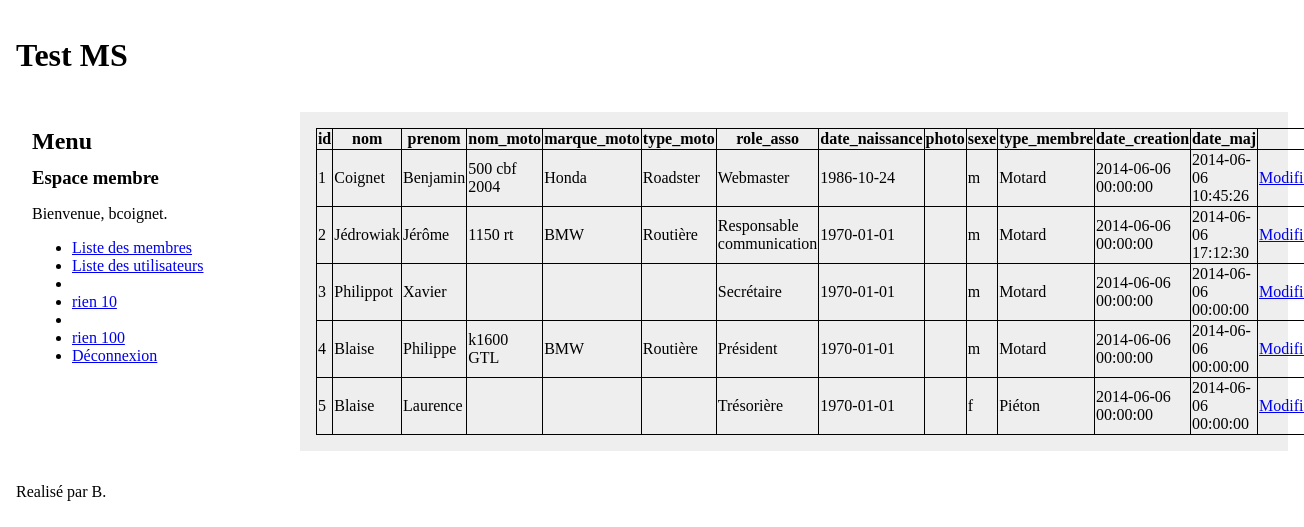
The page /index.php?module=membres&action=listing (signed in) on the database its author committed.
### tables this page shows
CREATE TABLE membres (
	id					int(10) unsigned 	NOT NULL 	AUTO_INCREMENT,
	nom					VARCHAR(32)			NOT NULL,
	prenom				VARCHAR(32)			NOT NULL,
	nom_moto			VARCHAR(50)			NOT NULL,
	marque_moto			VARCHAR(50)			NOT NULL,
	type_moto			VARCHAR(50)			NOT NULL,
	role_asso			VARCHAR(128) 		NOT NULL,
	date_naissance		date 				NOT NULL,
	photo				VARCHAR(128)		NOT NULL,
	sexe				char(1)				NOT NULL,
	type_membre			VARCHAR(50)			NOT NULL,
	
	date_creation		TIMESTAMP			NOT NULL DEFAULT CURRENT_TIMESTAMP,
	date_maj			TIMESTAMP 			NOT NULL DEFAULT '0000-00-00 00:00:00',
	
	PRIMARY KEY (id)	

);

### global/init.php (called while the page is built, shortened)
<?php
require_once CHEMIN_MODELE.'utilisateurs.php';
function utilisateur_est_connecte() {
	return !empty($_SESSION['id']);
}

### modeles/utilisateurs.php (called while the page is built, shortened)
<?php
class utilisateur {
	private $nomUtilisateur;
	private $grade;
	public function getGrade() {
		return $this->grade;
	}
	public function getNomUtilisateur() {
		return $this->nomUtilisateur;
	}
}

### modeles/membres.php (called while the page is built, shortened)
<?php
class membre {
	private $id;
	public function __construct($id)
	{
		$this->id = $id;
	}
	public function getId() {
		return $this->id;
	}
	public function load() {
		$pdo = PDO2::getInstance();
		$requete = $pdo->prepare("SELECT * FROM membres where id = :id_utilisateur");
		$requete->bindValue(':id_utilisateur', $this->id);
		$requete->execute();
		if ($result = $requete->fetch(PDO::FETCH_ASSOC)) {
			$requete->closeCursor();
			$this->nom = $result['nom'];
			$this->prenom = ($result['prenom']);
			$this->nomMoto = ($result['nom_moto']);
			$this->marqueMoto = ($result['marque_moto']);
			$this->typeMoto = ($result['type_moto']);
			$this->roleAsso = ($result['role_asso']);
			$this->dateNaissance = ($result['date_naissance']);
			$this->photo = ($result['photo']);
			$this->sexe = ($result['sexe']);
			$this->dateCreation = ($result['date_creation']);
			$this->dateMaj = ($result['date_maj']);
			$this->typeMembre = ($result['type_membre']);
		}
	}
	public static function listing() {
		$membres = array();
		$pdo = PDO2::getInstance();
		$requete = $pdo->prepare("SELECT * FROM membres");
		$requete->execute();
		while ($result = $requete->fetch(PDO::FETCH_ASSOC)) {
			$membre = new membre($result['id']);
			$membre->load();
			$membres[] = $membre;
		}
		return $membres;
	}
	public function getProperties() {
		return get_object_vars($this);
	}
}

### modules/membres/vues/listing_membres.php (the view)
<table>
<tr>
	<th>id </th>
	<th> nom </th>
	<th> prenom </th>
	<th> nom_moto </th>
	<th> marque_moto </th>
	<th> type_moto </th>
	<th> role_asso </th>
	<th> date_naissance </th>
	<th> photo </th>
	<th> sexe </th>
	<th> type_membre </th>
	<th> date_creation </th>
	<th> date_maj </th>
</tr>
<?php
foreach ($membres as $membre) {
	$m = $membre->getProperties();
	echo '<tr>';
	foreach ($m as $v) {
		echo '<td>' . ($v) . '</td> ';
	}
	echo '<td><a href="' . CHEMIN_BASE . 'index.php?module=membres&action=modifier&id=' . $membre->getId() . '">Modifier</a></td>';
	echo '</tr>';
}
?>
</table>

### index.php (shortened to what this page needs)
<?php
require_once 'global/init.php';
if (!empty($_GET['module'])) {
	$module = dirname(__FILE__).'/modules/'.$_GET['module'].'/';
	$action = (!empty($_GET['action'])) ? $_GET['action'].'.php' : 'index.php';
	if (is_file($module.$action)) {
		require_once $module.$action;
	} else {
		require_once 'global/accueil.php';
	}
} else {
	require_once 'global/accueil.php';
}
$contenu = ob_get_clean();
require_once 'global/haut.php';
echo $contenu;
require_once 'global/bas.php';

### modules/membres/listing.php
<?php
if (utilisateur_est_connecte() && $_SESSION['utilisateur']->getGrade() <= GRADE_ADMIN) {
	require_once CHEMIN_MODELE.'membres.php';
	$membres = membre::listing();
	require_once CHEMIN_VUE.'listing_membres.php';
} else {
	header('Location: ' . CHEMIN_BASE . 'index.php');
}

### global/haut.php (shortened to what this page needs)
<!DOCTYPE html>
<html>
<head>
	<link rel="stylesheet" href="style/global.css" type="text/css" media="screen" />
</head>
<body>
	<h1>Test MS</h1>
<?php require_once 'global/menu.php'; ?>
	<div id="centre">

### global/menu.php
<div id="menu">
		<h2>Menu</h2>
		<?php if (!utilisateur_est_connecte()) {
			echo '<ul>
				<li><a href="' . CHEMIN_BASE . 'index.php?module=utilisateurs&action=connexion">Connexion</a></li>
			</ul>';
		 } else {
			echo '<h3>Espace membre</h3>
			<p>Bienvenue, ' . htmlspecialchars($_SESSION['utilisateur']->getNomUtilisateur()) . '.</p>
			<ul>';
				switch($_SESSION['utilisateur']->getGrade()) {
					case '1':
					echo '<li><a href="' . CHEMIN_BASE . 'index.php?module=membres&action=listing">Liste des membres </a></li>';
					echo '<li><a href="' . CHEMIN_BASE . 'index.php?module=utilisateurs&action=listing">Liste des utilisateurs </a></li>';
					echo '<li></li>';
					case '10':
					echo '<li><a href="' . CHEMIN_BASE . 'index.php/"> rien 10 </a></li>';
					echo '<li></li>';
					case '100':
					echo '<li><a href="' . CHEMIN_BASE . 'index.php/"> rien 100</a></li>';
					default:
					echo '<li><a href="' . CHEMIN_BASE . 'index.php?module=utilisateurs&action=deconnexion">Déconnexion</a></li>';
				}
			echo '</ul>';
		 }
		 ?>
</div>

### global/bas.php
</div>
	<div id="bas">
		Realisé par B.
	</div>
</body>
</html>

### style/global.css (style rules this page uses)
* { font-family: Calibri; }
body, #menu, #centre h1, h2, h3, h4, h5, h6 { margin: 0; padding: 0; border: 0; }
h1 { padding: 0.5em; }
h2, h3, h4, h5, h6 { margin-bottom: 0.5em; }
#menu { float: left; width: 18%; margin: 0em 1em 1em; padding: 1em; }
#centre { margin: 1em 1em 1em 23%; padding: 1em; background-color: #eeeeee; }
#bas { clear: both; padding: 1em; }
table, tr, td, th { border-collapse: collapse; border: 1px solid black; }

### rows shown on the page
membres: id "1", nom "Coignet", prenom "Benjamin", nom_moto "500 cbf 2004", marque_moto "Honda", type_moto "Roadster", role_asso "Webmaster", date_naissance "1986-10-24", sexe "m", type_membre "Motard", date_creation "2014-06-06 00:00:00", date_maj "2014-06-06 10:45:26"
membres: id "2", nom "Jédrowiak", prenom "Jérôme", nom_moto "1150 rt", marque_moto "BMW", type_moto "Routière", role_asso "Responsable communication", date_naissance "1970-01-01", sexe "m", type_membre "Motard", date_creation "2014-06-06 00:00:00", date_maj "2014-06-06 17:12:30"
membres: id "3", nom "Philippot", prenom "Xavier", role_asso "Secrétaire", date_naissance "1970-01-01", sexe "m", type_membre "Motard", v "2014-06-06 00:00:00"
membres: id "4", nom "Blaise", prenom "Philippe", nom_moto "k1600 GTL", marque_moto "BMW", type_moto "Routière", role_asso "Président", date_naissance "1970-01-01", sexe "m", type_membre "Motard", v "2014-06-06 00:00:00"
membres: id "5", nom "Blaise", prenom "Laurence", role_asso "Trésorière", date_naissance "1970-01-01", sexe "f", type_membre "Piéton", v "2014-06-06 00:00:00"

### other values the page prints
$_SESSION['utilisateur']->getNomUtilisateur() "bcoignet"
